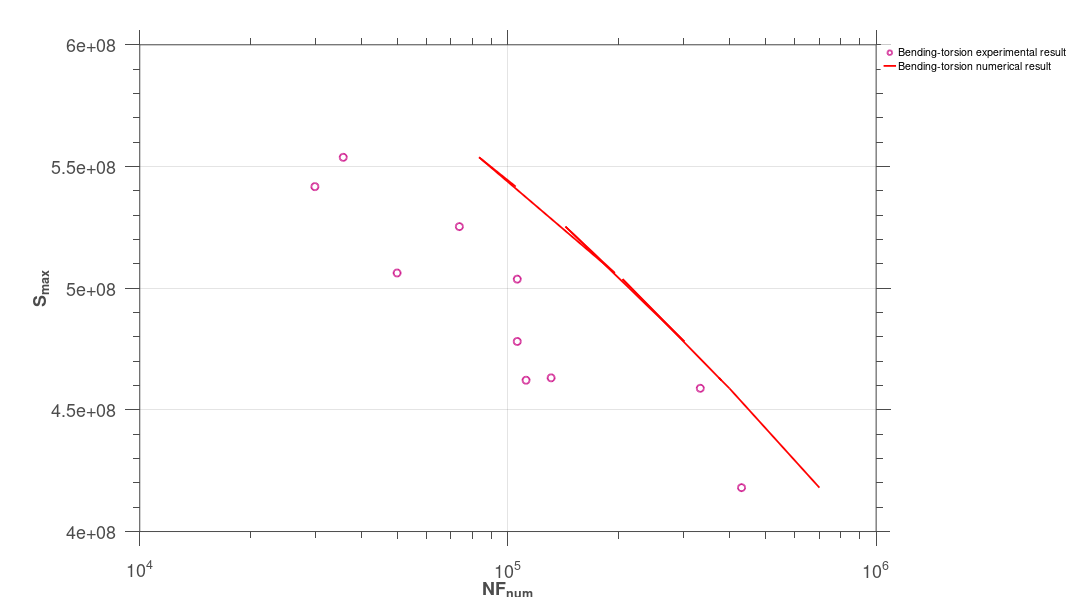

The MATLAB script that drew this image: (Note: this script raises an error after producing the figure.)
clc;
clear;
close all;
% steel SM45C data from Jabbado thesis
%-------------------------------------------------bending--------------------------------
y=638e6;
k=1e9;
E=213e9;
nu=0.3;                     %poisson's ratio
a=0.1;
W0=45e9;
lam=0.1;
b=1.2;
fb=b;
m=0;%mean tension
%---------------a b correspond to high and low bounds of cyclic load, 1 2
%correspond to  different parameters comparison------------------
NF=[29.9E3 35.7E3 50E3 73.8E3 106E3 106E3 112E3 131E3 333E3 431E3] ;
stressben=[449E6 354E6 485E6 357E6 449E6 370E6 449E6 457E6 354E6 437E6];%to get Smaxben
stresstor=[282E6 334E6 223E6 309E6 217E6 285E6 199E6 194E6 252E6 154E6];%to get Smaxtor
n=1;
while n<length(stressben)+1
hydromax=1/3*sum(stressben(n)+m +0+0);
hydromin=1/3*sum(-stressben(n)+m +0+0);
hydromean=1/2*sqrt(hydromax^2+hydromin^2);
devmax=[stressben(n)+m -stresstor(n) 0 ;-stresstor(n) 0  0 ;0 0 0 ]-hydromax*eye(3);
devmin=[-stressben(n)+m stresstor(n) 0 ;stresstor(n) 0 0 ;0 0 0 ]-hydromin*eye(3);
devmean=1/2*(norm(devmax,'fro')+norm(devmin,'fro'));
Smaxbt_m(n)=norm(devmean,'fro');
%--------to get average smin--------
yield_min=y-lam.*hydromax;
Smaxbtmax(n)=norm(devmax,'fro');
sminmin(n)=yield_min.*Smaxbtmax(n).^-1;

yield_max=y-lam.*hydromin;
Smaxbtmin(n)=norm(devmin,'fro');
sminmax(n)=yield_max.*Smaxbtmin(n).^-1;

yield_m(n)=(yield_min+yield_max)/2;
alphamax(n)=(1-a.*(sminmax(n)-1).^-fb);
alphamin(n)=(1-a.*(sminmin(n)-1).^-fb);
alpbt_m(n)=(alphamax(n)+alphamin(n))/2;

n=n+1;
end
%control lam to make min(sminmin)>1
min(sminmin)
%--------use average smin to get NF--------
NFbt_num=(1-alpbt_m).^-1*W0*E*(E+k*nu)*b*(b+1)*((4*(E-k)*(1+nu)*(b-1)))^-1.*yield_m.^(b-1).*Smaxbt_m.^(-b-1);

figure(1);
smax_exp=semilogx(NF,Smaxbt_m,'o','MarkerSize',12,'LineWidth', 3,'MarkerEdgeColor',[208 32 144]/255, 'MarkerFaceColor','none');
hold on;
smax_num=semilogx(NFbt_num,Smaxbt_m,'-r','LineWidth', 3);

set(gca ,'FontSize',30);
hXLabel = xlabel('NF_{num}','Fontsize',30, 'FontWeight' , 'bold');
hYLabel = ylabel('S_{max}','Fontsize',30, 'FontWeight' , 'bold');
hLegend=legend([smax_exp,smax_num],...
    'Bending-torsion experimental result','Bending-torsion numerical result','location','bestoutside');
set(hLegend, 'FontSize', 18);
set(hLegend,'Box','on');
set(hLegend,'EdgeColor',[1 1 1]); %set the edge colour of the legend to white 
% Adjust font
set(gca, 'FontName', 'Helvetica')
% Adjust axes properties
set(gca, 'Box', 'on', 'TickDir', 'out', 'TickLength', [.02 .02], ...
    'XMinorTick', 'on', 'YMinorTick', 'on', 'YGrid', 'on', 'XGrid', 'on',...
    'XColor', [.3 .3 .3], 'YColor', [.3 .3 .3], ...
    'LineWidth', 1)
set(gcf,'color','w'); %set figure background transparent
set(gca,'color','w'); %set axis transparent
% Maximize print figure
set(gcf,'outerposition',get(0,'screensize'));
set(gcf, 'PaperPositionMode', 'manual');
set(gcf, 'PaperUnits', 'points'); %[ {inches} | centimeters | normalized | points ]
set(gcf, 'PaperPosition', [0 0 1800 1000]); %set(gcf,'PaperPosition',[left,bottom,width,height])

%% 
figure(2);
err_bt = loglog(NF,NFbt_num,'o','MarkerSize',12,'LineWidth', 3,'MarkerEdgeColor',[139 69 19]/255, 'MarkerFaceColor','none');
set(gca ,'FontSize',30);
hXLabel = xlabel('NF_{exp}','Fontsize',30, 'FontWeight' , 'bold');
hYLabel = ylabel('NF_{num}','Fontsize',30, 'FontWeight' , 'bold');
x=1e4:1000:1e6;
y0=x;
hold on;
py0=loglog(x,y0,'k','LineWidth',3);
y1=2.*x;
y2=0.5.*x;
py1=loglog(x,y1, '--k','LineWidth',3);
py2=loglog(x,y2, '--k','LineWidth',3);
axis equal;
axis([1e4 1e6 1e4 1e6]);
set(gca,'xtick',[1e4 1e5 1e6]); 
set(gca,'ytick',[1e4 1e5 1e6]); 
hLegend=legend([err_bt],...
    'Bending-torsion 90 degree out-of-phase test on SM45C(R=-1)','location','bestoutside');
set(hLegend, 'FontSize', 18);
set(hLegend,'Box','on');
set(hLegend,'EdgeColor',[1 1 1]); %set the edge colour of the legend to white 
% Adjust font
set(gca, 'FontName', 'Helvetica')
% Adjust axes properties
set(gca, 'Box', 'on', 'TickDir', 'out', 'TickLength', [.02 .02], ...
    'XMinorTick', 'on', 'YMinorTick', 'on', 'YGrid', 'on', 'XGrid', 'on',...
    'XColor', [.3 .3 .3], 'YColor', [.3 .3 .3], ...
    'LineWidth', 1)
set(gcf,'color','w'); %set figure background transparent
set(gca,'color','w'); %set axis transparent
% Maximize print figure
set(gcf,'outerposition',get(0,'screensize'));
set(gcf, 'PaperPositionMode', 'manual');
set(gcf, 'PaperUnits', 'points'); %[ {inches} | centimeters | normalized | points ]
set(gcf, 'PaperPosition', [0 0 1800 1000]); %set(gcf,'PaperPosition',[left,bottom,width,height])
figure(1);
saveas(gcf,'F:\Git\Anew\figures\bt2D_SM45C_sn.png');
figure(2);
saveas(gcf,'F:\Git\Anew\figures\bt2D_SM45C_err1.png');

figure(3);
plot(alpbt_m,'b','LineWidth', 3);
sp=actxserver('SAPI.SpVoice');
sp.Speak('done done done');
